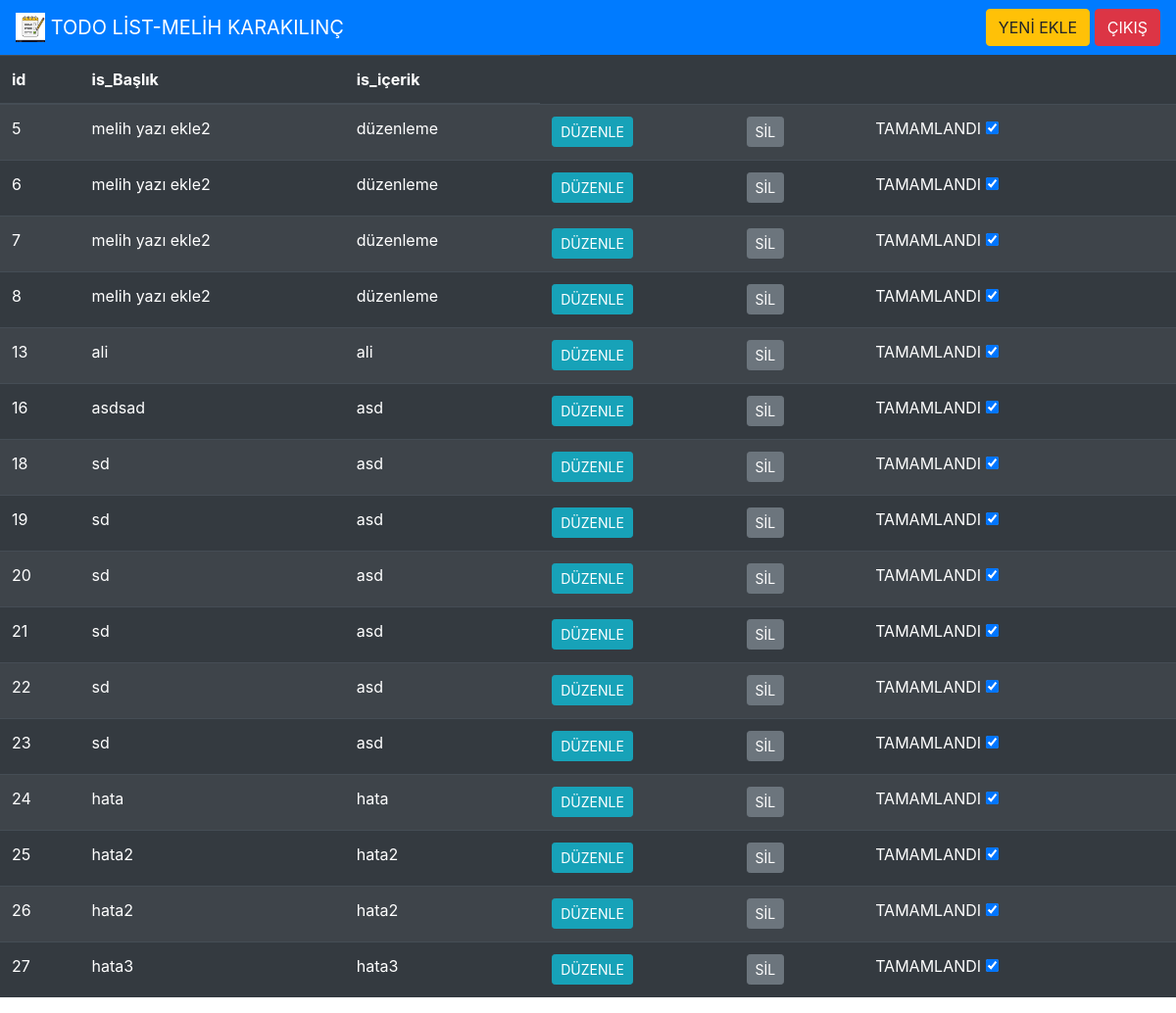
/anasayfa (signed in), run on the app's committed database.
### tables this page shows
CREATE TABLE "isler" (
	"is_id"	INTEGER,
	"is_baslik"	TEXT,
	"is_icerik"	TEXT,
	"kullanici_id"	INTEGER,
	PRIMARY KEY("is_id" AUTOINCREMENT)
);

### app.py (the view)
@app.route('/anasayfa')
@login_required
def anasayfa():
    if "username" not in session:
        return redirect(url_for('auth.login'))
    db = get_db()
    cr = db.cursor()
    print( (session["user_id"]))
    sql="select * from isler where kullanici_id=?"
    cr.execute(sql,str(session["user_id"]))
    db.commit()
    items = cr.fetchall()
    return render_template('anasayfa.html',items=items)

### app.py (called while the page is built)
@app.teardown_appcontext
def close_connection(exception):
    db = getattr(g, '_database', None)
    if db is not None:
        db.close()

### db_helper.py (called while the page is built)
def make_dicts(cursor, row):
    return dict((cursor.description[idx][0], value)
                for idx, value in enumerate(row))

def get_db():
    db = getattr(g, '_database', None)
    if db is None:
        db = g._database = sqlite3.connect(DATABASE)
        db.row_factory = make_dicts
    return db

### fonksiyon_app.py (called while the page is built)
def login_required(view):
    @functools.wraps(view)
    def wrapped_view(**kwargs):
        if "username" not in session:
            return redirect(url_for("auth.login"))
        return view(**kwargs)
    return wrapped_view

### templates/anasayfa.html (shortened to what this page needs)
{% extends 'base.html' %}
{% block change %}
    <table class="table table-striped table-dark">
        <thead>
        <tr>
            <th scope="col">id</th>
            <th scope="col">is_Başlık</th>
            <th scope="col">is_içerik</th>
        </tr>
        </thead>
        <tbody>
        {% for item in items %}
            <tr>
                <td>{{ item["is_id"] }}</td>
                <td>{{ item["is_baslik"] }}</td>
                <td>{{ item["is_icerik"] }}</td>
                <td><a class="btn btn-sm btn-info" href="{{ url_for('duzenle',id=item["is_id"]) }}" role="button">DÜZENLE</a>
                </td>
                <td>
                    <a class="btn btn-sm btn-secondary" href="{{ url_for('sil',id=item["is_id"]) }}" role="button">SİL</a>
                </td>
                <td>
                    <label class="container">TAMAMLANDI
                        <input type="checkbox" checked="checked">
                    </label>
                </td>
            </tr>
        {% endfor %}
        </tbody>
    </table>
{% endblock %}

### templates/base.html (shortened to what this page needs)
<!DOCTYPE html>
<html lang="en">
<head>
    <link rel="stylesheet" href="https://stackpath.bootstrapcdn.com/bootstrap/4.5.0/css/bootstrap.min.css"
>
</head>
<body>
<nav class="navbar sticky-top navbar-dark bg-primary">
    <a class="navbar-brand" href="{{ url_for("anasayfa") }}">
        <img
             width="30" height="30" class="d-inline-block align-top" alt="" loading="lazy">
        TODO LİST-MELİH KARAKILINÇ
    </a>
    <div class="float-right">
        <a class="btn btn-warning" href="{{ url_for('ekle') }}" role="button">YENİ EKLE</a>
        <a class="btn btn-danger" href="{{ url_for('auth.cikis') }}" role="button">ÇIKIŞ</a>
    </div>
</nav>
{% block change %}
{% endblock %}
</body>
</html>

### data on the page
isler: is_id "5", is_baslik "melih yazı ekle2", is_icerik "düzenleme"
isler: is_id "6", is_baslik "melih yazı ekle2", is_icerik "düzenleme"
isler: is_id "7", is_baslik "melih yazı ekle2", is_icerik "düzenleme"
isler: is_id "8", is_baslik "melih yazı ekle2", is_icerik "düzenleme"
isler: is_id "13", is_baslik "ali", is_icerik "ali"
isler: is_id "16", is_baslik "asdsad", is_icerik "asd"
isler: is_id "18", is_baslik "sd", is_icerik "asd"
isler: is_id "19", is_baslik "sd", is_icerik "asd"
isler: is_id "20", is_baslik "sd", is_icerik "asd"
isler: is_id "21", is_baslik "sd", is_icerik "asd"
isler: is_id "22", is_baslik "sd", is_icerik "asd"
isler: is_id "23", is_baslik "sd", is_icerik "asd"
isler: is_id "24", is_baslik "hata", is_icerik "hata"
isler: is_id "25", is_baslik "hata2", is_icerik "hata2"
isler: is_id "26", is_baslik "hata2", is_icerik "hata2"
isler: is_id "27", is_baslik "hata3", is_icerik "hata3"
